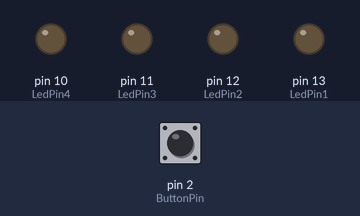
The sketch below on a simulated Arduino Uno, built with avr-gcc and run on an emulated ATmega328P. Shown: output pins drawn as LEDs (lit = HIGH). Inputs (shaded band) come from the test bench; at power-on: pin 2 (ButtonPin) LOW.

Above: at 1.2 s.
1.3 s: pin 2 (ButtonPin) pulled HIGH for 3.2 s
At 5.3 s:
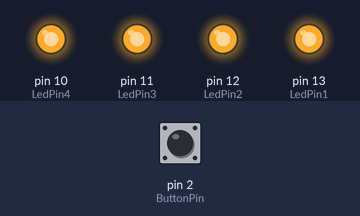
7.0 s: pin 2 (ButtonPin) pulled HIGH for 1 s
At 8.5 s:
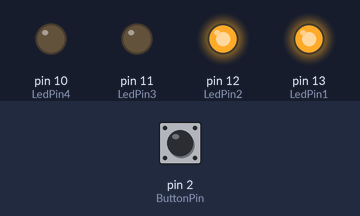
11.0 s: pin 2 (ButtonPin) pulled HIGH for 0.15 s
At 11.5 s:
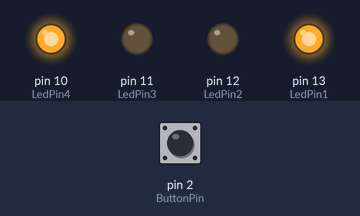
14.1 s: pin 2 (ButtonPin) pulled HIGH for 0.15 s
At 15.0 s:
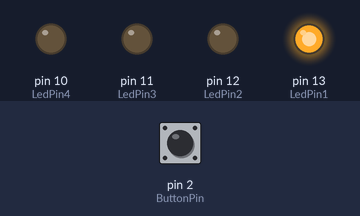
Timing chart, 0 to 22.8 s (numbered marks = the images above; inputs shaded):
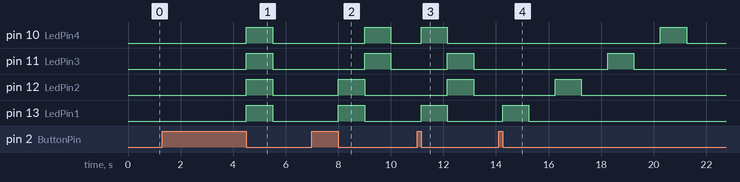

Measured:
- after the input at 1.3 s, pin 10 (LedPin4), pin 11 (LedPin3), pin 12 (LedPin2), pin 13 (LedPin1): LOW → HIGH after 3.2 s, → LOW 1.0 s later
- after the input at 7.0 s, pin 10 (LedPin4), pin 11 (LedPin3): LOW → HIGH after 2.0 s, → LOW 1.0 s later; pin 12 (LedPin2), pin 13 (LedPin1): LOW → HIGH after 1.0 s, → LOW 1.0 s later
- after the input at 11.0 s, pin 10 (LedPin4), pin 13 (LedPin1): LOW → HIGH after 0.15 s, → LOW 1.0 s later; pin 11 (LedPin3), pin 12 (LedPin2): LOW → HIGH after 1.2 s, → LOW 1.0 s later
- after the input at 14.1 s, pin 10 (LedPin4): LOW → HIGH after 6.2 s, → LOW 1.0 s later; pin 11 (LedPin3): LOW → HIGH after 4.2 s, → LOW 1.0 s later; pin 12 (LedPin2): LOW → HIGH after 2.2 s, → LOW 1.0 s later; pin 13 (LedPin1): LOW → HIGH after 0.15 s, → LOW 1.0 s later

The sketch:

Button_pattern.ino
```cpp
const int LedPin1=13;
const int LedPin2=12;
const int LedPin3=11;
const int LedPin4=10;
const int ButtonPin=2;

int ButtonState=0;
int count=0;

void setup() {
  // put your setup code here, to run once:
pinMode(ButtonPin, INPUT);
pinMode(LedPin1, OUTPUT);
pinMode(LedPin2, OUTPUT);
pinMode(LedPin3, OUTPUT);
pinMode(LedPin4, OUTPUT);
}

void loop() {
  // put your main code here, to run repeatedly:
  ButtonState=digitalRead(ButtonPin);

  while(digitalRead(ButtonPin)==LOW);

  if(ButtonState==HIGH)
  {
    count++;
    while(digitalRead(ButtonPin)==HIGH);
  }


  if(count==1)
   {
    digitalWrite(LedPin1, HIGH);
    digitalWrite(LedPin2, HIGH);
    digitalWrite(LedPin3, HIGH);
    digitalWrite(LedPin4, HIGH);
    delay(1000);
    digitalWrite(LedPin1, LOW);
    digitalWrite(LedPin2, LOW);
    digitalWrite(LedPin3, LOW);
    digitalWrite(LedPin4, LOW);
    delay(1000);
    }

  if(count==2)
   {
    digitalWrite(LedPin1, HIGH);
    digitalWrite(LedPin2, HIGH);
    digitalWrite(LedPin3, LOW);
    digitalWrite(LedPin4, LOW);
    delay(1000);
    digitalWrite(LedPin1, LOW);
    digitalWrite(LedPin2, LOW);
    digitalWrite(LedPin3, HIGH);
    digitalWrite(LedPin4, HIGH);
    delay(1000);
    }
      if(count==3)
   {
    digitalWrite(LedPin1, HIGH);
    digitalWrite(LedPin2, LOW);
    digitalWrite(LedPin3, LOW);
    digitalWrite(LedPin4, HIGH);
    delay(1000);
    digitalWrite(LedPin1, LOW);
    digitalWrite(LedPin2, HIGH);
    digitalWrite(LedPin3, HIGH);
    digitalWrite(LedPin4, LOW);
        delay(1000);
    }

      if(count==4)
   {
    digitalWrite(LedPin1, HIGH);
    delay(1000);
    digitalWrite(LedPin1, LOW);
    delay(1000);
    digitalWrite(LedPin2, HIGH);
    delay(1000);
    digitalWrite(LedPin2, LOW);
    delay(1000);
    digitalWrite(LedPin3, HIGH);
    delay(1000);
    digitalWrite(LedPin3, LOW);
    delay(1000);
    digitalWrite(LedPin4, HIGH);
    delay(1000);
    digitalWrite(LedPin4, LOW);
    delay(1000);
    count=0;
    }


    digitalWrite(LedPin1, LOW);
    digitalWrite(LedPin2, LOW);
    digitalWrite(LedPin3, LOW);
    digitalWrite(LedPin4, LOW);
    delay(1000);
}
```
